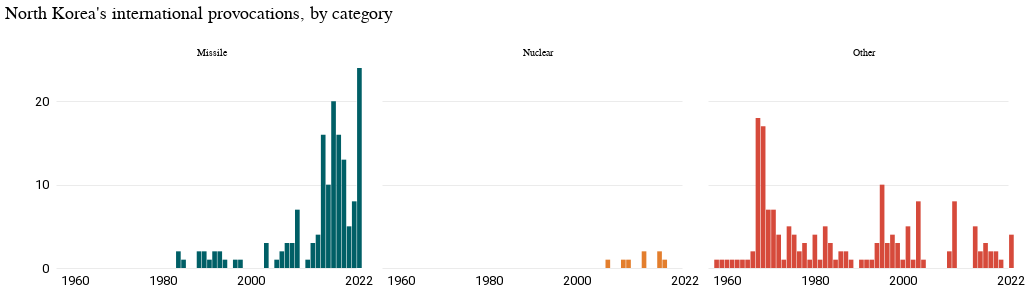

Write notebook code for a chart like this one.
### Code cell
import altair as alt
from vega_datasets import data

source = data.unemployment_across_industries.url

alt.Chart(types_years).mark_bar(interpolate="cardinal").encode(
    alt.X(
        "year:O",
        axis=alt.Axis(
            domain=False,
            values=[1960, 1980, 2000, 2022],
            tickSize=0,
            title="",
        ),
    ),
    alt.Y("provocation_count:Q", axis=alt.Axis(tickCount=2), title=""),
    alt.Color("type:N", title=" ", scale=alt.Scale(), legend=None),
    alt.Facet("type:N", columns=3, title=" "),
).properties(
    width=300, height=200, title="North Korea's international provocations, by category"
).configure_legend(
    orient="top"
)

### Figure 1 — Vega-Lite specification as saved in the notebook (floating-point values rounded to 4 significant figures)
{"config": {"view": {"width": 800, "height": 450, "strokeOpacity": 0}, "background": "#ffffff", "title": {"anchor": "start", "font": "Summit Sans", "fontColor": "palette[\"black\"]", "fontSize": 18, "fontWeight": "normal"}, "arc": {"fill": "#00d4d8"}, "area": {"fill": "#00d4d8"}, "line": {"stroke": "#00d4d8", "strokeWidth": 3}, "path": {"stroke": "#00d4d8"}, "rect": {"fill": "#00d4d8"}, "shape": {"stroke": "#00d4d8"}, "bar": {"fill": "#00d4d8"}, "point": {"stroke": "#00d4d8"}, "symbol": {"fill": "#00d4d8", "size": 30}, "axis": {"titleFont": "Roboto", "titleFontSize": 15, "titleFontWeight": "normal", "labelFont": "Roboto, sans", "labelFontSize": 13, "labelFontWeight": "normal"}, "axisX": {"labelAngle": 0, "labelPadding": 6, "tickSize": 3, "grid": false}, "axisY": {"labelBaseline": "middle", "maxExtent": 45, "minExtent": 45, "titleAlign": "left", "titleAngle": 0, "titleX": -45, "titleY": -11, "domainOpacity": 0, "gridWidth": 0.6, "gridColor": "#dddddd", "offset": 6, "tickSize": 0, "titleColor": "#767676"}, "legend": {"titleFont": "Roboto", "titleFontSize": 15, "titleFontWeight": "normal", "symbolType": "square", "labelFont": "Roboto, sans", "labelFontSize": 13, "orient": "top"}, "range": {"category": ["#005f66", "#e37e2d", "#d64a3b", "#76b0ef", "#c1bc40"], "diverging": ["#e68a4f", "#f4bb6a", "#f9e39c", "#dadfe2", "#a6b7c6", "#849eae"], "heatmap": ["#7ff6f6", "#00eeef", "#00d4d8", "#00abb2", "#00848b", "#fbf2c7", "#00363d"], "ordinal": ["#7ff6f6", "#00eeef", "#00d4d8", "#00abb2", "#00848b", "#fbf2c7", "#00363d"], "ramp": ["#7ff6f6", "#00eeef", "#00d4d8", "#00abb2", "#00848b", "#fbf2c7", "#00363d"]}}, "data": {"name": "data-4de0930f60b82fdab111c4be7317041b"}, "mark": {"type": "bar", "interpolate": "cardinal"}, "encoding": {"color": {"field": "type", "legend": null, "scale": {}, "title": " ", "type": "nominal"}, "facet": {"columns": 3, "field": "type", "title": " ", "type": "nominal"}, "x": {"axis": {"domain": false, "tickSize": 0, "title": "", "values": [1960, 1980, 2000, 2022]}, "field": "year", "type": "ordinal"}, "y": {"axis": {"tickCount": 2}, "field": "provocation_count", "title": "", "type": "quantitative"}}, "height": 200, "title": "North Korea's international provocations, by category", "width": 300, "$schema": "https://vega.github.io/schema/vega-lite/v4.17.0.json", "datasets": {"data-4de0930f60b82fdab111c4be7317041b": [{"type": "Missile", "year": 1984, "provocation_count": 2}, {"type": "Missile", "year": 1985, "provocation_count": 1}, {"type": "Missile", "year": 1990, "provocation_count": 2}, {"type": "Missile", "year": 1991, "provocation_count": 2}, {"type": "Missile", "year": 1992, "provocation_count": 1}, {"type": "Missile", "year": 1993, "provocation_count": 2}, {"type": "Missile", "year": 1994, "provocation_count": 2}, {"type": "Missile", "year": 1995, "provocation_count": 1}, {"type": "Missile", "year": 1997, "provocation_count": 1}, {"type": "Missile", "year": 1998, "provocation_count": 1}, {"type": "Missile", "year": 2003, "provocation_count": 3}, {"type": "Missile", "year": 2005, "provocation_count": 1}, {"type": "Missile", "year": 2006, "provocation_count": 2}, {"type": "Missile", "year": 2007, "provocation_count": 3}, {"type": "Missile", "year": 2008, "provocation_count": 3}, {"type": "Missile", "year": 2009, "provocation_count": 7}, {"type": "Missile", "year": 2011, "provocation_count": 1}, {"type": "Missile", "year": 2012, "provocation_count": 3}, {"type": "Missile", "year": 2013, "provocation_count": 4}, {"type": "Missile", "year": 2014, "provocation_count": 16}, {"type": "Missile", "year": 2015, "provocation_count": 10}, {"type": "Missile", "year": 2016, "provocation_count": 20}, {"type": "Missile", "year": 2017, "provocation_count": 16}, {"type": "Missile", "year": 2019, "provocation_count": 13}, {"type": "Missile", "year": 2020, "provocation_count": 5}, {"type": "Missile", "year": 2021, "provocation_count": 8}, {"type": "Missile", "year": 2022, "provocation_count": 24}, {"type": "Nuclear", "year": 2006, "provocation_count": 1}, {"type": "Nuclear", "year": 2009, "provocation_count": 1}, {"type": "Nuclear", "year": 2010, "provocation_count": 1}, {"type": "Nuclear", "year": 2013, "provocation_count": 2}, {"type": "Nuclear", "year": 2016, "provocation_count": 2}, {"type": "Nuclear", "year": 2017, "provocation_count": 1}, {"type": "Other", "year": 1958, "provocation_count": 1}, {"type": "Other", "year": 1959, "provocation_count": 1}, {"type": "Other", "year": 1960, "provocation_count": 1}, {"type": "Other", "year": 1962, "provocation_count": 1}, {"type": "Other", "year": 1963, "provocation_count": 1}, {"type": "Other", "year": 1964, "provocation_count": 1}, {"type": "Other", "year": 1965, "provocation_count": 1}, {"type": "Other", "year": 1966, "provocation_count": 2}, {"type": "Other", "year": 1967, "provocation_count": 18}, {"type": "Other", "year": 1968, "provocation_count": 17}, {"type": "Other", "year": 1969, "provocation_count": 7}, {"type": "Other", "year": 1970, "provocation_count": 7}, {"type": "Other", "year": 1971, "provocation_count": 4}, {"type": "Other", "year": 1973, "provocation_count": 1}, {"type": "Other", "year": 1974, "provocation_count": 5}, {"type": "Other", "year": 1975, "provocation_count": 4}, {"type": "Other", "year": 1976, "provocation_count": 2}, {"type": "Other", "year": 1978, "provocation_count": 3}, {"type": "Other", "year": 1979, "provocation_count": 1}, {"type": "Other", "year": 1980, "provocation_count": 4}, {"type": "Other", "year": 1981, "provocation_count": 1}, {"type": "Other", "year": 1983, "provocation_count": 5}, {"type": "Other", "year": 1984, "provocation_count": 3}, {"type": "Other", "year": 1985, "provocation_count": 1}, {"type": "Other", "year": 1986, "provocation_count": 2}, {"type": "Other", "year": 1987, "provocation_count": 2}, {"type": "Other", "year": 1990, "provocation_count": 1}, {"type": "Other", "year": 1992, "provocation_count": 1}, {"type": "Other", "year": 1993, "provocation_count": 1}, {"type": "Other", "year": 1994, "provocation_count": 1}, {"type": "Other", "year": 1995, "provocation_count": 3}, {"type": "Other", "year": 1996, "provocation_count": 10}, {"type": "Other", "year": 1997, "provocation_count": 3}, {"type": "Other", "year": 1998, "provocation_count": 4}, {"type": "Other", "year": 1999, "provocation_count": 3}, {"type": "Other", "year": 2000, "provocation_count": 1}, {"type": "Other", "year": 2001, "provocation_count": 5}, {"type": "Other", "year": 2002, "provocation_count": 1}, {"type": "Other", "year": 2003, "provocation_count": 8}, {"type": "Other", "year": 2004, "provocation_count": 1}, {"type": "Other", "year": 2009, "provocation_count": 2}, {"type": "Other", "year": 2010, "provocation_count": 8}, {"type": "Other", "year": 2014, "provocation_count": 5}, {"type": "Other", "year": 2015, "provocation_count": 2}, {"type": "Other", "year": 2016, "provocation_count": 3}, {"type": "Other", "year": 2017, "provocation_count": 2}, {"type": "Other", "year": 2019, "provocation_count": 2}, {"type": "Other", "year": 2020, "provocation_count": 1}, {"type": "Other", "year": 2022, "provocation_count": 4}]}}
